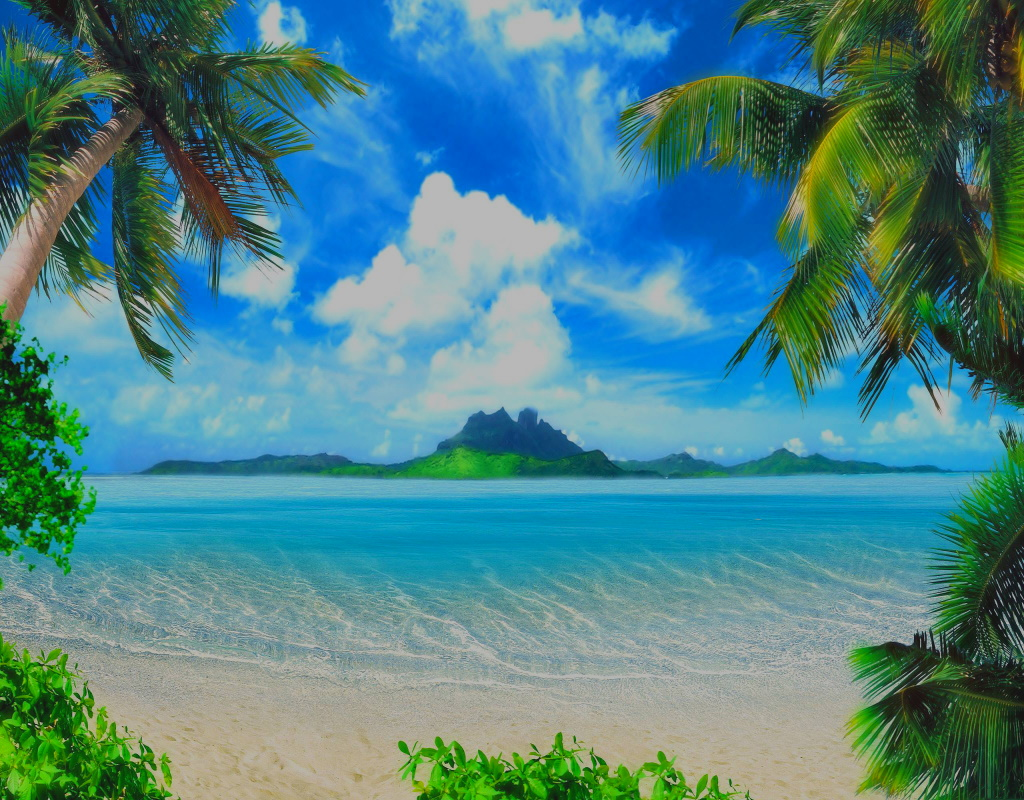

A 2D game scene composited from a Tiled map and its tileset images. What follows is a short description and the map's XML, with each tile layer's data collapsed to a summary:
An orthogonal 64x50 tile map with 16x16 px tiles, 1 tile layer (Calque de Tuiles 1).

<map version="1.8" tiledversion="1.8.5" orientation="orthogonal" renderorder="right-down" width="64" height="50" tilewidth="16" tileheight="16" infinite="0" nextlayerid="2" nextobjectid="1">
 <tileset firstgid="1" source="map_assets/island_background_2.tsx" />
 <layer id="1" name="Calque de Tuiles 1" width="64" height="50">
  <data>[3200 cells, 3200 non-empty, 3200 distinct tile ids]</data>
 </layer>
</map>